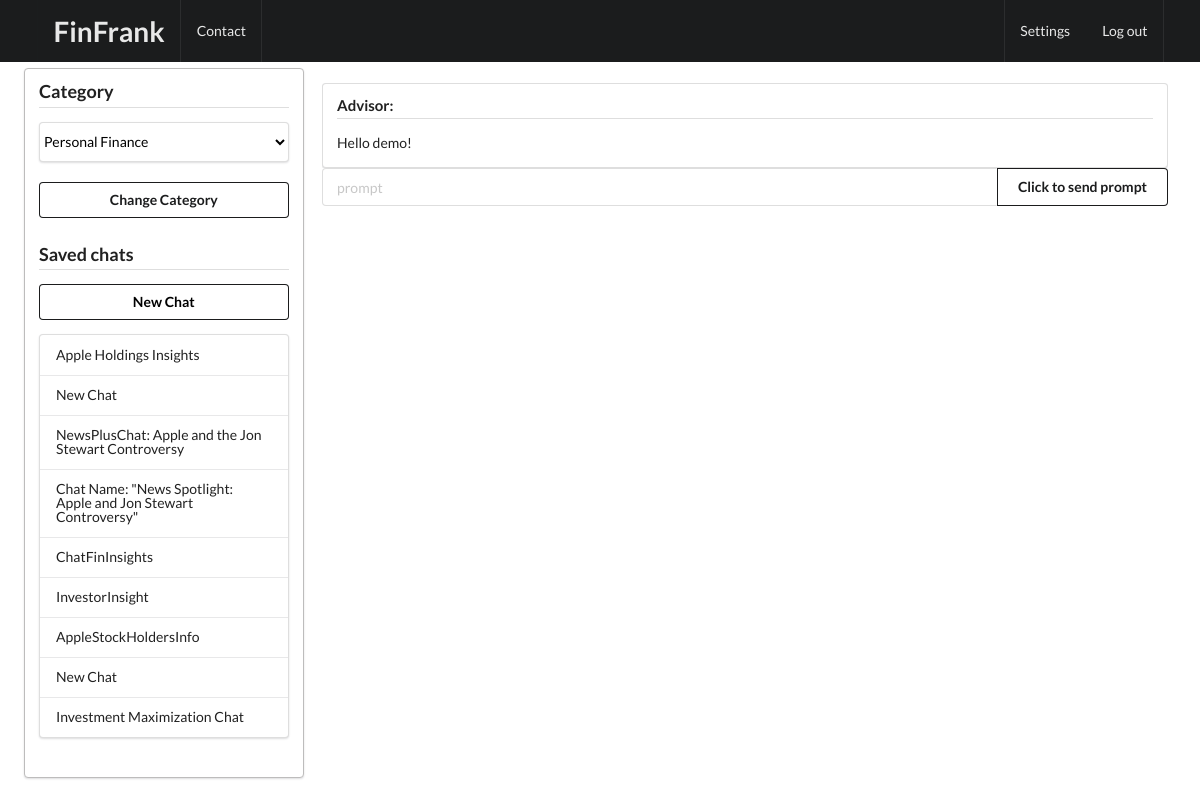
The app's page /new_chat/Personal Finance/ (signed in), older data.
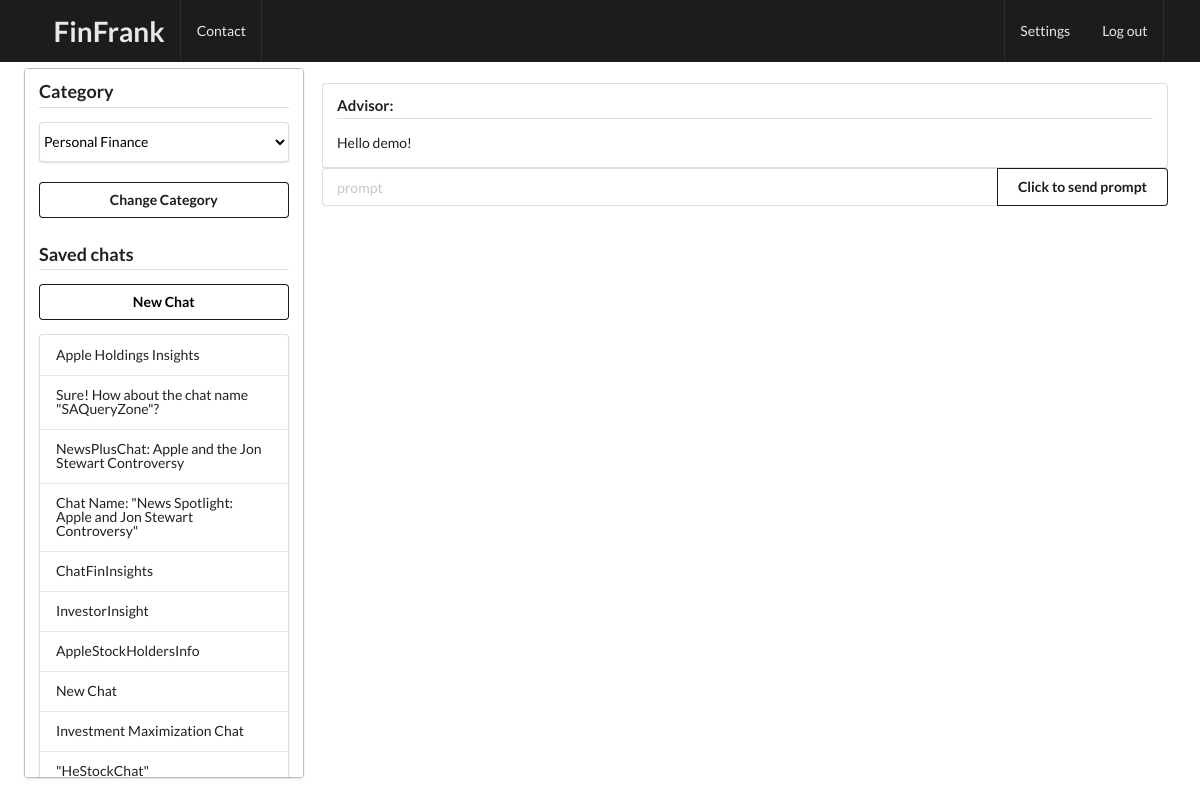
The same page, newer data.
### Chat/models.py (models this page shows, shortened)
class ChatInfo(models.Model):
    id_chat = models.UUIDField(primary_key=True, default=uuid.uuid4, editable=False)
    user = models.CharField(max_length=100)
    name_chat = models.TextField(default="New Chat")
    category = models.CharField(max_length=45, default="Personal Finance")
    created_at = models.DateTimeField(auto_now_add=True)

### Chat/views.py (the view, shortened to what this page needs)
# urls.py: path("new_chat/<str:category>/", views.new_chat, name="new_chat")
@login_required(login_url='signin')
def new_chat(request, category):
    messages_ = []
    user = request.user.username
    api_key = "XXX"
    chat_ids_names = get_chat_ids_names(user, category)
    conversation = ChatConversation(user, 20, api_key)
    chat_categories = get_ChatCategories(category)
    messages_ = [mark_safe(conversation.convertMessegesObjToHTML(messages_))]
    context = get_context(messages_, chat_ids_names, category, chat_categories, "")
    return render(request, 'home.html', context=context)

### Chat/GPT/gpt.py (called while the page is built, shortened)
    def convertMessegesObjToHTML(self, messages_):
        html = ""
        html += "<div class=\"ui segment\"><h4 class=\"ui dividing header\">Advisor:</h4>"
        html += f'<div class =\"content\"><p>Hello {self.userName}!</div></div>'
        return html

### Chat/views.py (called while the page is built)
def get_chat_ids_names(user, category):
    chat_queryset = ChatInfo.objects.filter(user=user, category=category)
    chat_ids_names = list(chat_queryset.values_list('id_chat', 'name_chat'))
    return chat_ids_names

def get_ChatCategories(category, chat_categories = ['Personal Finance', 'Investments', 'Insurance', 'Car Insurance']):
    chat_categories = chat_categories.copy()
    chat_categories.remove(str(category))
    chat_categories = [str(category)] + chat_categories
    return chat_categories

def get_context(messages_, chat_ids_names, category, chat_categories, id_chat):
    context = {'messages_': messages_,
            'chat_ids_names': chat_ids_names,
            'chat_category': category,
            'chat_categories': chat_categories,
            'id_chat' : id_chat
            }
    return context

### Chat/templates/home.html (shortened to what this page needs)
{% extends "base.html" %}
{% block content %}
<div class="ui fixed inverted menu">
    <div class="ui container">
        <a href="#" class="header item"><h1>FinFrank</h1></a>
        <a href="#" class="item">Contact</a>
        <a href="/settings" class="right item">Settings</a>
        <a href="/logout" class="item">Log out</a>
    </div>
</div>
<div class="three column row">
    <div class="four wide column">
        <div >
            <div class = "ui segment" style = "overflow-y: scroll; height: calc(100vh - 90px); margin-left: 2vw; width: 23.3vw;border: 1px solid rgb(189, 188, 188);">
                <h3 class="ui dividing header">Category</h3>
                    <form method="POST">
                        <div class="ui action fluid input">
                            <select name="new_category" class="ui fluid pointing  menu">
                                {% for category in chat_categories %}
                                    <option class = "item" value="{{ category }}">{{ category }}</option>
                                {% endfor %}
                            </select>
                        </div>
                        <button type="submit" class="ui fluid secondary basic button" ><strong>Change Category</strong></button>
                        </form>
                        <h3 class="ui dividing header">Saved chats</h3>
                        <form method="POST">
                            <button type="button" class="ui fluid secondary basic button" name="new_chat" id = "newChatButton">
                                <a href="/new_chat/{{chat_category}}" style="color: #000000"><strong>New Chat</strong></a>
                            </button>
                        </form>
                        <form method="POST">
                            <div class="ui vertical fluid pointing menu">
                                {% for chat_id_name in chat_ids_names %}
                                    {% if chat_id_name.0 == id_chat %}
                                        <a class="active item" href="/chat/{{chat_id_name.0}}">{{ chat_id_name.1 }}</a>
                                        {% else %}
                                        <a class="item" href="/chat/{{chat_id_name.0}}">{{ chat_id_name.1 }}</a>
                                    {% endif %}
                                {% endfor %}
                        </form>
                    </div>
            </div>
        </div>
    </div>
    <div class="eleven wide column" >
        <div class = "ui segment" id = "myform" style = "border: 1px solid white; box-shadow: none; margin-right: 2vw; width: 73vw;">
            <div id = "scrollMesseges" style="overflow-y: scroll; max-height: calc(100vh - 60px - 80px)">
                {% for message in messages_ %}
                    <div class="alert alert-danger" role="alert">
                        {{ message }}
                    </div>
                {% endfor %}
            </div>
            <form method="POST" >
            <div class="ui form">
                <div class="prompt-field">
                        <div class="ui fluid action input">
                            <input type="text" name="prompt" placeholder="prompt" class="ui input" autocomplete="off">
                            <button type="submit" class="ui secondary basic button" onclick="myFunction()" ><strong>Click to send prompt</strong></button>
                        </div>
                    </form>
                </div>
            </div>
        </div>
    <div class="one wide column"></div>
{% endblock %}

Row changes from the older to the newer data that the page shows:
changed ChatInfo: name_chat "New Chat" → "Sure! How about the chat name \"SAQueryZone\"?"
added ChatInfo: name_chat "\"HeStockChat\""
